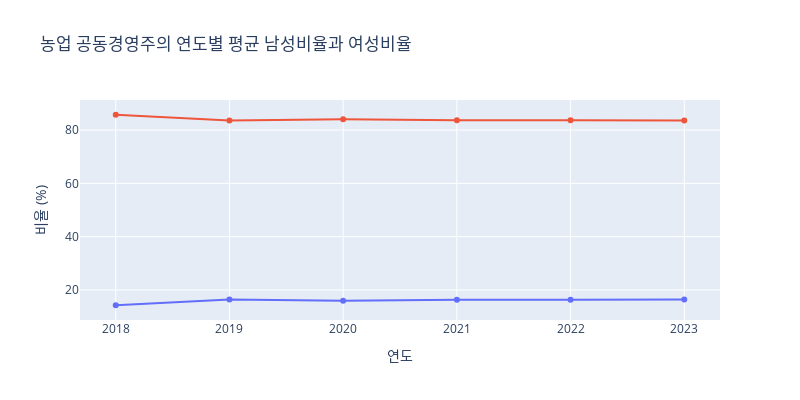

Here is the notebook cell this chart was saved with:
### Code cell
df_avg = df_all.groupby('연도').agg({
    '남성비율': 'mean',
    '여성비율': 'mean'
}).reset_index()
fig = px.line(df_avg, x='연도', y=['남성비율', '여성비율'],
              title='농업 공동경영주의 연도별 평균 남성비율과 여성비율',
              labels={'연도': '연도', 'value': '비율 (%)'},
              markers=True,
             width=800,height=400)
fig.update_layout(showlegend=False)
fig

### Figure 1 — Plotly figure (JSON) as saved in the notebook; plotly's stock layout.template omitted (floating-point values rounded to 4 significant figures)
{"data": [{"hovertemplate": "variable=남성비율<br>연도=%{x}<br>비율 (%)=%{y}<extra></extra>", "legendgroup": "남성비율", "line": {"color": "#636efa", "dash": "solid"}, "marker": {"symbol": "circle"}, "mode": "markers+lines", "name": "남성비율", "orientation": "v", "showlegend": true, "type": "scatter", "x": [2018, 2019, 2020, 2021, 2022, 2023], "xaxis": "x", "y": [14.23, 16.35, 15.88, 16.32, 16.29, 16.35], "yaxis": "y"}, {"hovertemplate": "variable=여성비율<br>연도=%{x}<br>비율 (%)=%{y}<extra></extra>", "legendgroup": "여성비율", "line": {"color": "#EF553B", "dash": "solid"}, "marker": {"symbol": "circle"}, "mode": "markers+lines", "name": "여성비율", "orientation": "v", "showlegend": true, "type": "scatter", "x": [2018, 2019, 2020, 2021, 2022, 2023], "xaxis": "x", "y": [85.77, 83.65, 84.12, 83.68, 83.71, 83.65], "yaxis": "y"}], "layout": {"height": 400, "legend": {"title": {"text": "variable"}, "tracegroupgap": 0}, "showlegend": false, "title": {"text": "농업 공동경영주의 연도별 평균 남성비율과 여성비율"}, "width": 800, "xaxis": {"anchor": "y", "autorange": true, "domain": [0, 1], "range": [2018.0, 2023.0], "title": {"text": "연도"}, "type": "linear"}, "yaxis": {"anchor": "x", "autorange": true, "domain": [0, 1], "range": [8.691, 91.31], "title": {"text": "비율 (%)"}, "type": "linear"}}}
